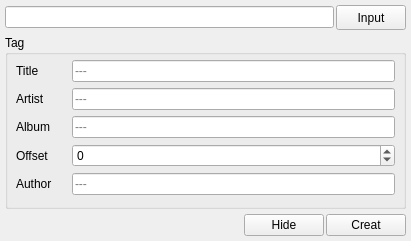
<?xml version="1.0" encoding="UTF-8"?>
<ui version="4.0">
 <class>Ass2lrc</class>
 <widget class="QWidget" name="Ass2lrc">
  <property name="windowModality">
   <enum>Qt::WindowModal</enum>
  </property>
  <property name="geometry">
   <rect>
    <x>0</x>
    <y>0</y>
    <width>411</width>
    <height>241</height>
   </rect>
  </property>
  <property name="minimumSize">
   <size>
    <width>182</width>
    <height>140</height>
   </size>
  </property>
  <property name="maximumSize">
   <size>
    <width>16777215</width>
    <height>16777215</height>
   </size>
  </property>
  <property name="acceptDrops">
   <bool>true</bool>
  </property>
  <property name="windowTitle">
   <string>Ass2lrc</string>
  </property>
  <layout class="QVBoxLayout" name="verticalLayout_2">
   <property name="spacing">
    <number>5</number>
   </property>
   <property name="leftMargin">
    <number>5</number>
   </property>
   <property name="topMargin">
    <number>5</number>
   </property>
   <property name="rightMargin">
    <number>5</number>
   </property>
   <property name="bottomMargin">
    <number>5</number>
   </property>
   <item>
    <layout class="QHBoxLayout" name="horizontalLayout">
     <property name="spacing">
      <number>2</number>
     </property>
     <item>
      <widget class="QLineEdit" name="inputEdit">
       <property name="minimumSize">
        <size>
         <width>138</width>
         <height>20</height>
        </size>
       </property>
       <property name="maximumSize">
        <size>
         <width>16777215</width>
         <height>16777215</height>
        </size>
       </property>
      </widget>
     </item>
     <item>
      <widget class="QPushButton" name="inputBt">
       <property name="minimumSize">
        <size>
         <width>0</width>
         <height>21</height>
        </size>
       </property>
       <property name="maximumSize">
        <size>
         <width>70</width>
         <height>25</height>
        </size>
       </property>
       <property name="text">
        <string>Input</string>
       </property>
      </widget>
     </item>
    </layout>
   </item>
   <item>
    <widget class="QGroupBox" name="tagGroupBox">
     <property name="maximumSize">
      <size>
       <width>16777215</width>
       <height>16777215</height>
      </size>
     </property>
     <property name="title">
      <string>Tag</string>
     </property>
     <layout class="QVBoxLayout" name="verticalLayout">
      <property name="spacing">
       <number>0</number>
      </property>
      <property name="leftMargin">
       <number>8</number>
      </property>
      <property name="topMargin">
       <number>5</number>
      </property>
      <property name="rightMargin">
       <number>8</number>
      </property>
      <property name="bottomMargin">
       <number>0</number>
      </property>
      <item>
       <layout class="QFormLayout" name="formLayout">
        <item row="0" column="0">
         <widget class="QLabel" name="tilabel">
          <property name="minimumSize">
           <size>
            <width>50</width>
            <height>15</height>
           </size>
          </property>
          <property name="maximumSize">
           <size>
            <width>16777215</width>
            <height>16777215</height>
           </size>
          </property>
          <property name="text">
           <string>Title</string>
          </property>
         </widget>
        </item>
        <item row="0" column="1">
         <widget class="QLineEdit" name="tiEdit">
          <property name="minimumSize">
           <size>
            <width>125</width>
            <height>20</height>
           </size>
          </property>
          <property name="maximumSize">
           <size>
            <width>16777215</width>
            <height>16777215</height>
           </size>
          </property>
          <property name="placeholderText">
           <string>---</string>
          </property>
         </widget>
        </item>
        <item row="1" column="0">
         <widget class="QLabel" name="arlabel">
          <property name="minimumSize">
           <size>
            <width>50</width>
            <height>15</height>
           </size>
          </property>
          <property name="maximumSize">
           <size>
            <width>16777215</width>
            <height>16777215</height>
           </size>
          </property>
          <property name="text">
           <string>Artist</string>
          </property>
         </widget>
        </item>
        <item row="1" column="1">
         <widget class="QLineEdit" name="arEdit">
          <property name="minimumSize">
           <size>
            <width>125</width>
            <height>20</height>
           </size>
          </property>
          <property name="maximumSize">
           <size>
            <width>16777215</width>
            <height>16777215</height>
           </size>
          </property>
          <property name="placeholderText">
           <string>---</string>
          </property>
         </widget>
        </item>
        <item row="2" column="0">
         <widget class="QLabel" name="allabel">
          <property name="minimumSize">
           <size>
            <width>50</width>
            <height>15</height>
           </size>
          </property>
          <property name="maximumSize">
           <size>
            <width>16777215</width>
            <height>16777215</height>
           </size>
          </property>
          <property name="text">
           <string>Album</string>
          </property>
         </widget>
        </item>
        <item row="2" column="1">
         <widget class="QLineEdit" name="alEdit">
          <property name="minimumSize">
           <size>
            <width>125</width>
            <height>20</height>
           </size>
          </property>
          <property name="maximumSize">
           <size>
            <width>16777215</width>
            <height>16777215</height>
           </size>
          </property>
          <property name="placeholderText">
           <string>---</string>
          </property>
         </widget>
        </item>
        <item row="3" column="0">
         <widget class="QLabel" name="offsetlabel">
          <property name="minimumSize">
           <size>
            <width>50</width>
            <height>15</height>
           </size>
          </property>
          <property name="maximumSize">
           <size>
            <width>16777215</width>
            <height>16777215</height>
           </size>
          </property>
          <property name="text">
           <string>Offset</string>
          </property>
         </widget>
        </item>
        <item row="3" column="1">
         <widget class="QSpinBox" name="offsetSpinBox">
          <property name="prefix">
           <string/>
          </property>
          <property name="minimum">
           <number>-999999999</number>
          </property>
          <property name="maximum">
           <number>999999999</number>
          </property>
          <property name="singleStep">
           <number>100</number>
          </property>
         </widget>
        </item>
        <item row="4" column="0">
         <widget class="QLabel" name="authorlabel">
          <property name="minimumSize">
           <size>
            <width>50</width>
            <height>15</height>
           </size>
          </property>
          <property name="maximumSize">
           <size>
            <width>16777215</width>
            <height>16777215</height>
           </size>
          </property>
          <property name="text">
           <string>Author</string>
          </property>
         </widget>
        </item>
        <item row="4" column="1">
         <widget class="QLineEdit" name="authorEdit">
          <property name="minimumSize">
           <size>
            <width>125</width>
            <height>20</height>
           </size>
          </property>
          <property name="maximumSize">
           <size>
            <width>16777215</width>
            <height>16777215</height>
           </size>
          </property>
          <property name="text">
           <string/>
          </property>
          <property name="placeholderText">
           <string>---</string>
          </property>
         </widget>
        </item>
       </layout>
      </item>
     </layout>
    </widget>
   </item>
   <item>
    <layout class="QHBoxLayout" name="horizontalLayout_2">
     <property name="spacing">
      <number>2</number>
     </property>
     <item>
      <spacer name="horizontalSpacer">
       <property name="orientation">
        <enum>Qt::Horizontal</enum>
       </property>
       <property name="sizeHint" stdset="0">
        <size>
         <width>40</width>
         <height>20</height>
        </size>
       </property>
      </spacer>
     </item>
     <item>
      <widget class="QPushButton" name="hideBt">
       <property name="minimumSize">
        <size>
         <width>40</width>
         <height>21</height>
        </size>
       </property>
       <property name="maximumSize">
        <size>
         <width>16777215</width>
         <height>16777215</height>
        </size>
       </property>
       <property name="text">
        <string>Hide</string>
       </property>
      </widget>
     </item>
     <item>
      <widget class="QPushButton" name="creatBt">
       <property name="minimumSize">
        <size>
         <width>40</width>
         <height>21</height>
        </size>
       </property>
       <property name="maximumSize">
        <size>
         <width>16777215</width>
         <height>16777215</height>
        </size>
       </property>
       <property name="text">
        <string>Creat</string>
       </property>
      </widget>
     </item>
    </layout>
   </item>
  </layout>
 </widget>
 <layoutdefault spacing="6" margin="11"/>
 <resources/>
 <connections/>
</ui>
